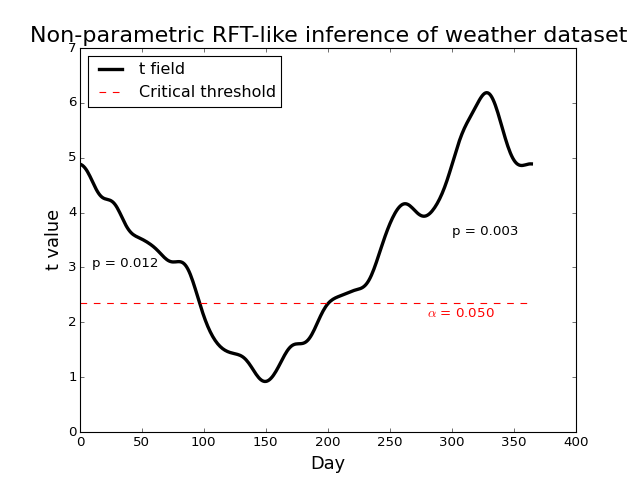

Reproduce this figure in Python.

import numpy as np
from scipy.ndimage.filters import gaussian_filter1d
from matplotlib import pyplot
import rft1d





def here_tstat2(yA, yB):
	nA,nB  = yA.shape[0], yB.shape[0]
	mA,mB  = yA.mean(axis=0), yB.mean(axis=0)
	sA,sB  = yA.std(ddof=1, axis=0), yB.std(ddof=1, axis=0)
	s      = np.sqrt(    ((nA-1)*sA*sA + (nB-1)*sB*sB)  /  (nA + nB - 2)     )
	t      = (mA-mB) / ( s *np.sqrt(1.0/nA + 1.0/nB))
	return t



#(0) Load weather data:
weather  = rft1d.data.weather() #dictionay containing geographical locations
### choose two geographical locations:
yA,yB    = weather['Atlantic'], weather['Continental']
### smooth:
yA       = gaussian_filter1d(yA, 8.0, axis=1, mode='wrap')
yB       = gaussian_filter1d(yB, 8.0, axis=1, mode='wrap')




#(1) Two-sample permutation test (comparing just the two largest groups):
nA,nB    = yA.shape[0], yB.shape[0]  #sample sizes
N        = nA+nB  #total number of responses
### original test statistic
t0       = here_tstat2(yA, yB)
### random label permutations:
np.random.seed(0)
nIter    = 1000
T        = []
y        = np.vstack((yA,yB))  #all responses (unlabeled)
for iii in range(nIter):
	ind      = np.random.permutation(N)
	i0,i1    = ind[:nA], ind[nA:]
	yyA,yyB  = y[i0], y[i1]
	T.append(  here_tstat2(yyA, yyB).max()  )  #t field maximum
### critical threshold:
alpha    = 0.05
tstar    = np.percentile(T, 100*(1-alpha))



#(2) Secondary permutation PDF (for cluster extent)
calc     = rft1d.geom.ClusterMetricCalculator()
k0       = calc.cluster_extents(t0, tstar, interp=True)  #original cluster metrics
nIter    = 1000
K        = []
for iii in range(nIter):
	ind      = np.random.permutation(N)
	i0,i1    = ind[:nA], ind[nA:]
	yyA,yyB  = y[i0], y[i1]
	t        = here_tstat2(yyA, yyB)
	k        = calc.cluster_extents(t, tstar, interp=True)
	K.append( max(k) )
K        = np.array(K)
### probabilities:
Pcluster = [(K>=kk).mean()  for kk in k0]






#(3) Plot:
pyplot.close('all')
ax     = pyplot.axes()
ax.plot(t0, 'k', lw=3, label='t field')
ax.plot([0,t.size], [tstar]*2, 'r--', label='Critical threshold')
### legend:
ax.legend(loc='upper left')
### cluster p values:
ax.text(10, 3.0,  'p = %.3f'%Pcluster[0])
ax.text(300, 3.6, 'p = %.3f'%Pcluster[1])
ax.text(280, 2.1, r'$\alpha$ = %.3f'%alpha, color='r')
### axis labels:
ax.set_xlabel('Day', size=16)
ax.set_ylabel('t value', size=16)
ax.set_title('Non-parametric RFT-like inference of weather dataset', size=20)
# pyplot.show()
